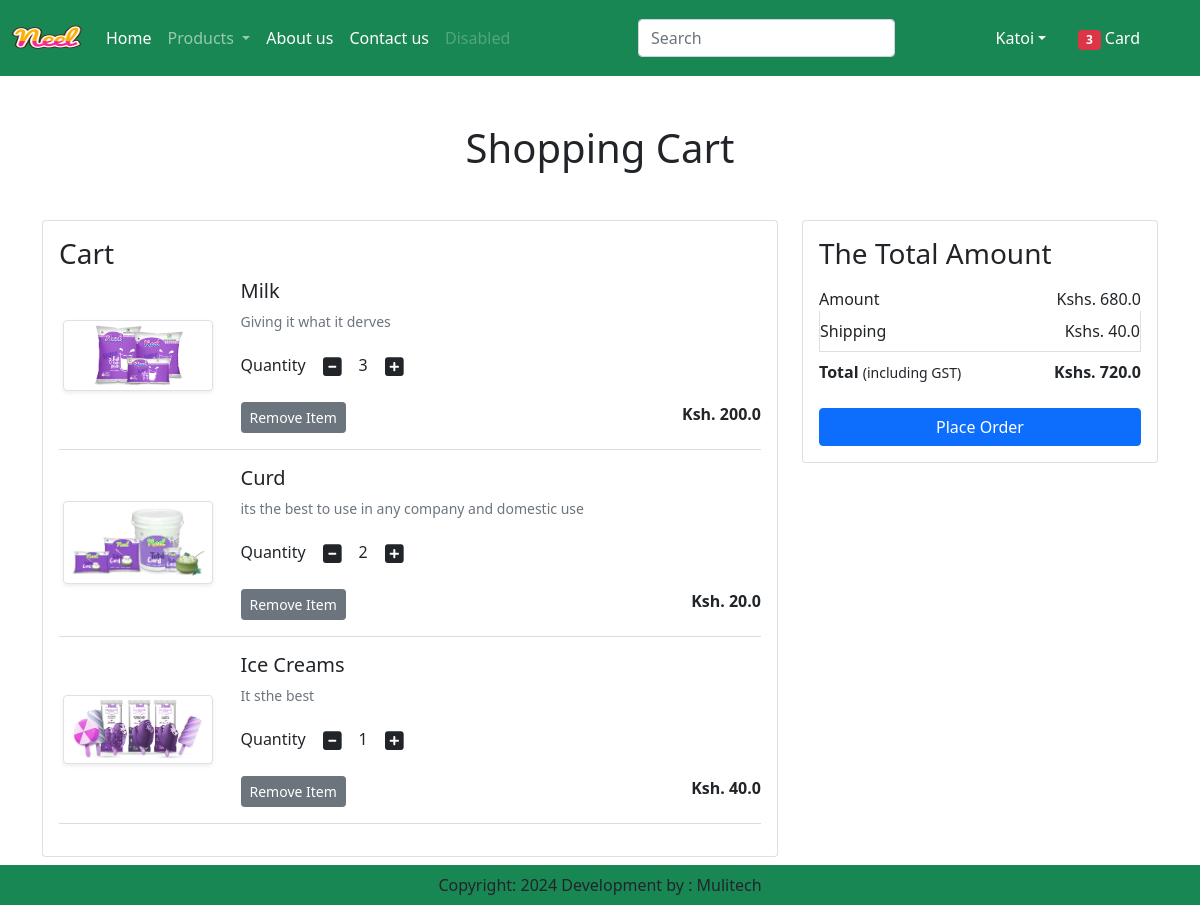
The page /cart/ (signed in) on the database its author committed.
### app/models.py (models this page shows, shortened)
class Cart(models.Model):
    user = models.ForeignKey(User,on_delete=models.CASCADE)
    product = models.ForeignKey(Product,on_delete=models.CASCADE)
    quantity = models.PositiveIntegerField(default=1)

class Product(models.Model):
    title = models.CharField(max_length=100)
    selling_price = models.FloatField()
    discounted_price = models.FloatField(null=True)
    description = models.TextField()
    composition = models.TextField(default='')
    prodapp = models.TextField(default='')
    category = models.CharField(choices=CATEGORY_CHOICES, max_length=2)
    product_image = models.ImageField(upload_to='product')

### app/views.py (the view)
# urls.py: path('cart/', views.show_cart, name='showcart'),
def show_cart(request):
    user=request.user
    cart = Cart.objects.filter(user=user)
    amount = 0
    for p in cart:
        value = p.quantity * p.product.discounted_price
        amount = amount + value
    totalamount = amount + 40
    totalitem = 0
    if request.user.is_authenticated:
            totalitem = len(Cart.objects.filter(user=request.user))
    return render(request, "app/addtocart.html",locals())

### templates/app/addtocart.html (shortened to what this page needs)
{% extends  'app/base.html' %}
{% load static %}
{% block main-content %}
<div class="container my-5">
    <div class="row">
        {% if cart %}
        <h1 class="text-center mb-5">Shopping Cart</h1>
        <div class="col-sm-8">
            <div class="card">
                <div class="card-body">
                    <h3>Cart</h3>
                    {% for item in cart %}
                    <div class="row">
                        <div class="col-sm-3  text-center align-self-center"><img src="{{item.product.product_image.url}}" alt="" srcset="" class="img-fluid img-thumbnail shadow-sm" height="150" width="150"></div>
                        <div class="col-sm-9">
                            <div>
                                <h5>{{item.product.title}}</h5>
                                <p class="mb-2 text-muted small">{{item.product.description}}</p>
                                <div class="my-3">
                                    <label for="quantity">Quantity</label>
                                    <a class="minus-cart btn" pid={{item.product.id}}><i class="fas fa-minus-square fa-lg"></i></a>
                                    <span id="quantity">{{item.quantity}}</span>
                                    <a class="plus-cart btn" pid={{item.product.id}}><i class="fas fa-plus-square fa-lg"></i></a>
                                </div>
                                <div class="d-flex justify-content-between">
                                    <a href="" class="remove-cart btn btn-sm btn-secondary mr-3" pid={{item.product.id}}>Remove Item</a>
                                    <p class="mb-0"><span><strong>Ksh. {{item.product.discounted_price}}</strong></span></p>
                                </div>
                            </div>
                        </div>
                    </div>
                    <hr class="text-muted">
                    {% endfor %}
                </div>
            </div>
        </div>
        <div class="col-sm-4">
            <div class="card">
                <div class="card-body">
                    <h3>The Total Amount</h3>
                    <ul class="list-group">
                        <li class="list-group-item d-flex justify-content-between align-items-center border-0 px-0 pb-0">Amount <span id="amount">Kshs. {{amount}}</span></li>
                        <li class="list-group-item d-flex justify-content-between align-items-center px-0">Shipping <span>Kshs. 40.0</span></li>
                        <li class="list-group-item d-flex justify-content-between align-items-center border-0 px-0 mb-3">
                            <div>
                                <strong>Total</strong> <small>(including GST)</small>
                            </div>
                            <span id="totalamount"><strong>Kshs. {{totalamount}}</strong></span>
                        </li>
                    </ul>
                    <div class="d-grid"><a href="{% url 'checkout' %}" class="btn btn-primary">Place Order</a></div>
                </div>
            </div>
        </div>
        {% else %}
        <h1 class="text-center mb-5">Card is Empty</h1>
        {% endif %}
    </div>
</div>
{% endblock main-content %}

### templates/app/base.html (shortened to what this page needs)
<!DOCTYPE html>
{% load static %}
<html lang="en">
<head>
    <link href="https://cdn.jsdelivr.net/npm/bootstrap@5.0.2/dist/css/bootstrap.min.css" rel="stylesheet"
>
    <link rel="stylesheet" href="{% static  'app/css/owl.carousel.min.css' %}" />
    <link rel="stylesheet" href="{% static  'app/css/all.min.css' %}" />
    <link rel="stylesheet" href="{% static  'app/css/style.css' %}" />
</head>
<body>
    <nav class="navbar navbar-expand-lg navbar-dark bg-success">
        <div class="container-fluid">
          <a class="navbar-brand" href="#">
            <img src= "{% static 'app/images/Neel.png'%}" width="70" height="50"/>
          </a>
          <div class="collapse navbar-collapse" id="navbarSupportedContent">
            <ul class="navbar-nav me-auto mb-2 mb-lg-0">
              {% if request.user.is_authenticated %}
              <li class="nav-item">
                <a class="nav-link active" aria-current="page" href="/">Home</a>
              </li>
              <li class="nav-item dropdown">
                <a class="nav-link dropdown-toggle" href="#" id="navbarDropdown" role="button" data-bs-toggle="dropdown" aria-expanded="false">
                  Products
                </a>
              </li>
              <li class="nav-item">
                <a class="nav-link text-white" href="{% url 'about' %}">About us</a>
              </li>
              <li class="nav-item">
                <a class="nav-link text-white" href="{% url 'contact' %}">Contact us</a>
              </li>
              <li class="nav-item">
                <a class="nav-link disabled" href="#" tabindex="-1" aria-disabled="true">Disabled</a>
              </li>
            </ul>
            <form class="d-flex">
              <input class="form-control me-2" type="search" placeholder="Search" aria-label="Search">
              <button class="btn btn-outline-success" type="submit">Search</button>
            </form>
          </div>
           <ul class="navbar-nav me-auto mb-2 mb-lg-0">
            <li class="nav-item dropdown mx-2">
              <a class="nav-link dropdown-toggle text-white" href="#"
              id="profileDropdown" role="button" data-bs-toggle="dropdown"
              aria-expanded="false">{{request.user}}</a>
            </li>
            <li class="nav-item mx-2">
              <a class="nav-link text-white" href="{% url 'showcart' %}"><span class="badge bg-danger">{% if totalitem > 0%} {{totalitem}} {% endif %}</span> Card</a>
            </li>
            <li class="nav-item mx-2">
              <a class="nav-link text-white" href=""></a>
            </li>
            {% endif %}
           </ul>
        </div>
      </nav>
      {% block main-content %} {% endblock main-content %}
      <footer class="container-fluid bg-success fixed-bottom text-center p-2 mt-5">
        Copyright: 2024 Development by : Mulitech
      </footer>
</body>
</html>

### rows shown on the page
Cart: product.product_image (picture), product "Milk", product.description "Giving it what it derves", quantity "3", product.discounted_price "200.0"
Cart: product.product_image (picture), product "Curd", product.description "its the best to use in any company and domestic use", quantity "2", product.discounted_price "20.0"
Cart: product.product_image (picture), product "Ice Creams", product.description "It sthe best", quantity "1", product.discounted_price "40.0"

### other values the page prints
{{ request.user }} "Katoi"
{{ totalitem }} "3"
{{ amount }} "680.0"
{{ totalamount }} "720.0"
